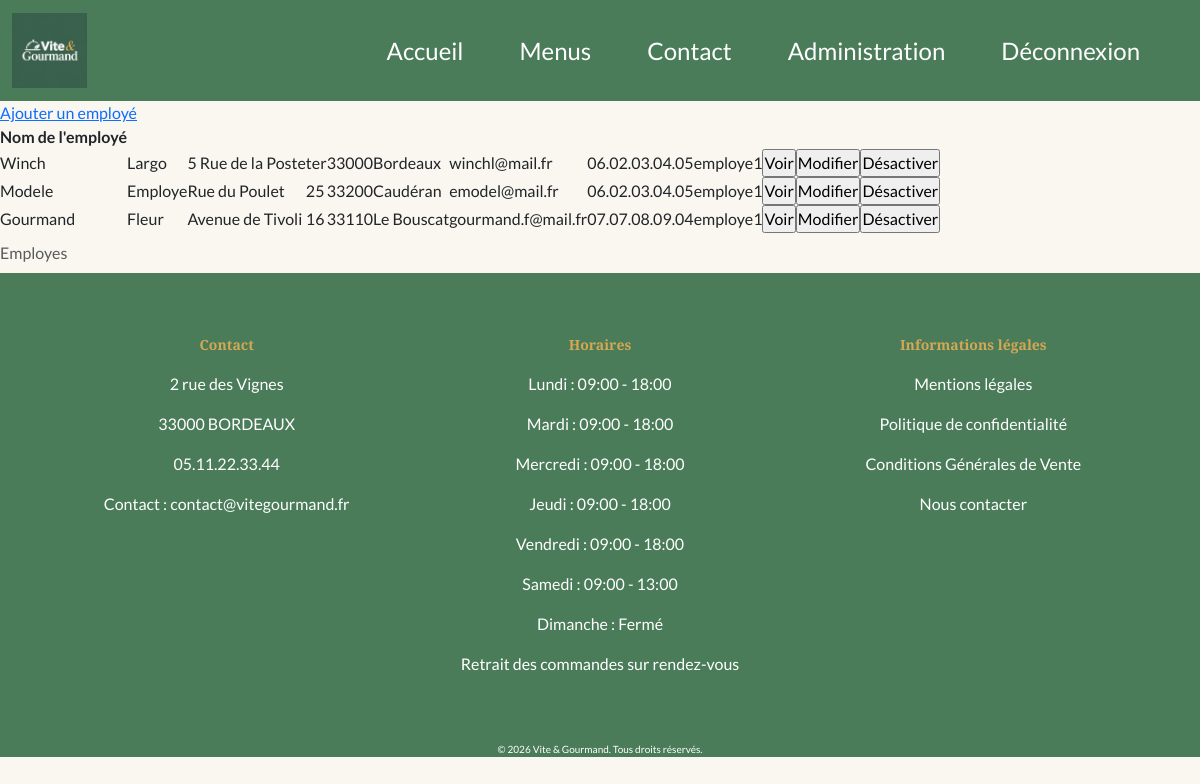
Page /?page=employes (signed in) on the committed database.
### tables this page shows
CREATE TABLE IF NOT EXISTS comptes 
(
id INT NOT NULL PRIMARY KEY AUTO_INCREMENT,
email VARCHAR (250) UNIQUE NOT NULL,
mot_de_passe_hash VARCHAR (250) NOT NULL,
nom VARCHAR (250) NOT NULL,
prenom VARCHAR (250) NOT NULL,
telephone VARCHAR (20),
adresse VARCHAR (250),
complement_adresse VARCHAR(250),
code_postal VARCHAR (20),
commune VARCHAR(250),
role VARCHAR (50) DEFAULT 'utilisateur',
actif BOOLEAN DEFAULT 1,
date_creation DATETIME DEFAULT CURRENT_TIMESTAMP
);

CREATE TABLE IF NOT EXISTS horaires 
(
id INT NOT NULL PRIMARY KEY AUTO_INCREMENT,
jour VARCHAR (15) NOT NULL,
heureDebut TIME  NULL,
heureFin TIME  NULL,
ouvert BOOLEAN DEFAULT 1
);

### src/Controller/AuthController.php (called while the page is built, shortened)
<?php
class AuthController
{
    private CompteRepository $compteRepository;
    public function __construct(CompteRepository $compteRepository, MailService $mailService)
    {
        $this->compteRepository = $compteRepository;
    }
    public function showEmploye(): void {
        $employes = $this->compteRepository->findAllEmploye();
        require __DIR__ . '/../../templates/admin/employes.php';
    }
}

### src/Repository/CompteRepository.php (called while the page is built, shortened)
<?php
class CompteRepository
{
    private Database $database;
    public function __construct(Database $database)
    {
        $this->database = $database;
    }
    public function findAllEmploye(): array
    {
        $pdo = $this->database->getConnection();
        $stmt = $pdo->prepare("SELECT id, email, nom, prenom, adresse, complement_adresse, code_postal, commune, telephone, actif, `role` FROM comptes WHERE `role` = 'employe';
        ");
        $stmt->execute([]);
        $result = $stmt->fetchAll(PDO::FETCH_ASSOC);
        return $result;
    }
}

### src/Repository/HoraireRepository.php (called while the page is built, shortened)
<?php
class HoraireRepository
{
    private Database $database;
    public function __construct(Database $database)
    {
        $this->database = $database;
    }
    public function findAll(): array {
        $pdo = $this->database->getConnection();
        $horaires = $pdo->prepare("SELECT id, jour, heureDebut, heureFin, ouvert FROM horaires ORDER BY id;
        ");
        $horaires->execute();
        $result = $horaires->fetchAll(PDO::FETCH_ASSOC);
        return $result;
    }
}

### templates/admin/employes.php (the view, shortened to what this page needs)
<?php
    require __DIR__ . '/../partials/head.php';
?>
<body>
<?php
    require __DIR__ . '/../partials/header.php';
?>
<section>
    <div>
        <a href="/?page=employe_create">Ajouter un employé</a>
    </div>
</section>
<table>
    <caption>Employes</caption>
    <thead>
        <tr>
            <th>Nom de l'employé</th>
        </tr>
    </thead>
    <tbody>
<?php foreach ($employes as $employe): ?>
    <tr>
        <td><?= htmlspecialchars($employe['nom']) ?></td>
        <td><?= htmlspecialchars($employe['prenom']) ?></td>
        <td><?= htmlspecialchars($employe['adresse']) ?></td>
        <td><?= htmlspecialchars($employe['complement_adresse']) ?></td>
        <td><?= htmlspecialchars($employe['code_postal']) ?></td>
        <td><?= htmlspecialchars($employe['commune']) ?></td>
        <td><?= htmlspecialchars($employe['email']) ?></td>
        <td><?= htmlspecialchars($employe['telephone']) ?></td>
        <td><?= htmlspecialchars($employe['role']) ?></td>
        <td><?= htmlspecialchars($employe['actif']) ?></td>
        <td><input type="button" value="Voir"></td>
        <td><input type="button" value="Modifier"></td>
        <td>
                <form action="/?page=toggle_actif" method="POST">
                    <input type="submit" value="<?= $employe['actif'] === 0 ? "Activer" : "Désactiver" ?>">
                </form>
            </td>
    </tr>
<?php endforeach ?>
</tbody>
</table>
<?php
    require __DIR__ . '/../partials/footer.php';
?>
</body>
</html>

### templates/partials/footer.php (shortened to what this page needs)
<?php
$data = new Database();
$horaireRepo = new HoraireRepository($data);
$horaires = $horaireRepo->findAll();
?>
<footer class="footer">
    <div class="row row-cols-3 row-cols-md-3 g-4 mon-footer">
        <div class="col">
            <h3 class="footer-title">Contact</h3>
            <div class="footer-inner">
                <p>2 rue des Vignes</p>
                <p>33000 BORDEAUX</p>
                <p>05.11.22.33.44</p>
                <p>Contact : contact@vitegourmand.fr</p>
            </div>
        </div>
        <div class="col">
            <h3 class="footer-title">Horaires</h3>
            <div class="footer-inner">
                <?php foreach ($horaires as $horaire): ?>
                    <?php if($horaire['ouvert'] !== 0) : ?>
                    <p><?= htmlspecialchars($horaire['jour']) . ' : ' . htmlspecialchars(substr($horaire['heureDebut'],0,5)) . ' - ' . htmlspecialchars(substr($horaire['heureFin'],0,5))?></p>
                    <?php else :?>
                    <p><?= htmlspecialchars($horaire['jour']) . ' : ' . 'Fermé'?></p>
                    <?php endif ?>
                <?php endforeach ?>
                <p>Retrait des commandes sur rendez-vous</p>
            </div>
        </div>
        <div class="col">
            <h3 class="footer-title">Informations légales</h3>
            <div class="footer-inner">
                <p>Mentions légales</p>
                <p>Politique de confidentialité</p>
                <p>Conditions Générales de Vente</p>
                    <div class="contact">
                        <a class="contact-link" href="/?page=contact">Nous contacter</a>
                    </div>
            </div>
        </div>
    </div>
    <div class="copyright">
        © 2026 Vite & Gourmand. Tous droits réservés.
    </div>
</footer>

### public/css/style.css (style rules this page uses)
* { margin: 0; padding: 0; box-sizing: border-box; }
:root { --primary: #4A7C59; --secondary: #C4714A; --accent: #D4A853; --avis: rgb(243, 232, 210); --bg: #FAF6F0; --text: #2C2C2C; }
html { width: 100%; }
body { background-color: var(--bg); }
[class*="title"] { font-family: Playfair display, sans-serif; color: var(--primary); }
p { font-family: lato, sans-serif; }
body { font-family: lato, sans-serif; }
.footer { width: 100%; background-color: var(--primary); }
.mon-footer { display: flex; margin: auto; padding: 40px; }
.footer-title { color: var(--accent); font-size: 14px; font-weight: bold; display: flex; justify-content: center; }
.footer-inner { display: flex; flex-direction: column; align-items: center; padding: 10px; color: white; }
.contact-link { color: white; text-decoration: none; font-size: 16px; }
.copyright { display: flex; justify-content: center; font-size: 10px; color: white; }

### rows in the picture
comptes: nom "Winch", prenom "Largo", adresse "5 Rue de la Poste", complement_adresse "ter", code_postal "33000", commune "Bordeaux", email "winchl@mail.fr", telephone "06.02.03.04.05", role "employe", actif "1", actif "Désactiver"
comptes: nom "Modele", prenom "Employe", adresse "Rue du Poulet", complement_adresse "25", code_postal "33200", commune "Caudéran", email "emodel@mail.fr", telephone "06.02.03.04.05", role "employe", actif "1", actif "Désactiver"
comptes: nom "Gourmand", prenom "Fleur", adresse "Avenue de Tivoli", complement_adresse "16", code_postal "33110", commune "Le Bouscat", email "gourmand.f@mail.fr", telephone "07.07.08.09.04", role "employe", actif "1", actif "Désactiver"
horaires: jour "Lundi", heureDebut "09:00", heureFin "18:00"
horaires: jour "Mardi", heureDebut "09:00", heureFin "18:00"
horaires: jour "Mercredi", heureDebut "09:00", heureFin "18:00"
horaires: jour "Jeudi", heureDebut "09:00", heureFin "18:00"
horaires: jour "Vendredi", heureDebut "09:00", heureFin "18:00"
horaires: jour "Samedi", heureDebut "09:00", heureFin "13:00"
horaires: jour "Dimanche"
